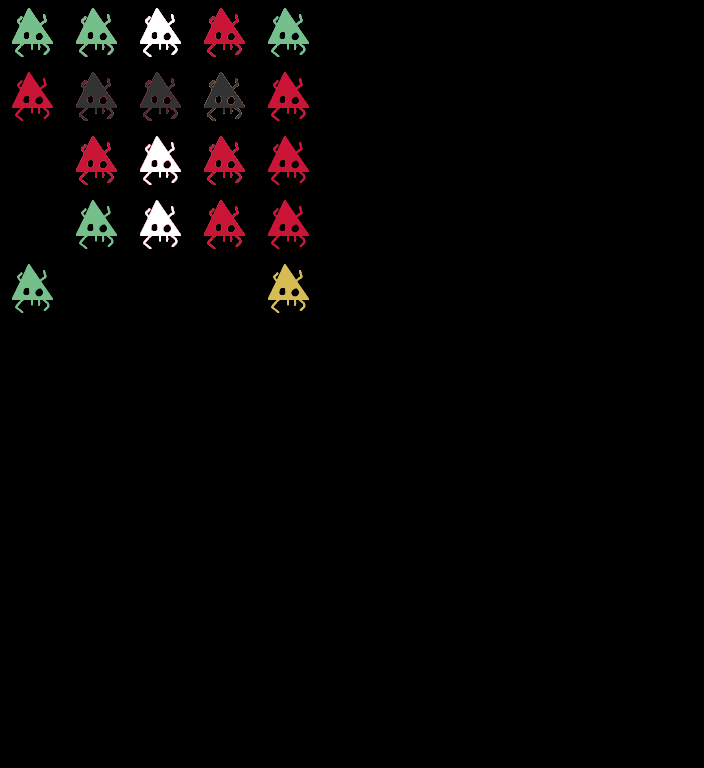

Tiled map render using the project's own tile images. Description and the whole map definition, tile-layer contents included, below:
An orthogonal 11x12 tile map with 64x64 px tiles, 21 tile layers (Level 0, Level 1, Level 2, Level 3, ...).

<map version="1.5" tiledversion="1.7.2" orientation="orthogonal" renderorder="right-down" width="11" height="12" tilewidth="64" tileheight="64" infinite="0" nextlayerid="43" nextobjectid="1">
 <editorsettings>
  <export target="../../../www/data/how-to-play/how-to-play-small.json" format="json" />
 </editorsettings>
 <properties>
  <property name="description" value="no description here" />
  <property name="sectionName" value="Generation 2" />
 </properties>
 <tileset firstgid="1" source="../tilesets/spadersTileset.tsx" />
 <layer id="30" name="Level 0" width="11" height="12">
  <properties>
   <property name="i" type="int" value="5" />
   <property name="j" type="int" value="7" />
   <property name="startI" type="int" value="0" />
   <property name="startJ" type="int" value="0" />
   <property name="tier" type="int" value="0" />
  </properties>
  <data encoding="csv">
0,1,1,1,0,0,0,0,0,0,0,
0,0,1,0,0,0,0,0,0,0,0,
0,0,0,0,0,0,0,0,0,0,0,
0,0,0,0,0,0,0,0,0,0,0,
0,0,0,0,0,0,0,0,0,0,0,
0,0,0,0,0,0,0,0,0,0,0,
0,0,0,0,0,0,0,0,0,0,0,
0,0,0,0,0,0,0,0,0,0,0,
0,0,0,0,0,0,0,0,0,0,0,
0,0,0,0,0,0,0,0,0,0,0,
0,0,0,0,0,0,0,0,0,0,0,
0,0,0,0,0,0,0,0,0,0,0
</data>
 </layer>
 <layer id="9" name="Level 1" width="11" height="12">
  <properties>
   <property name="i" type="int" value="5" />
   <property name="j" type="int" value="7" />
   <property name="startI" type="int" value="0" />
   <property name="startJ" type="int" value="0" />
   <property name="tier" type="int" value="0" />
  </properties>
  <data encoding="csv">
0,0,1,0,0,0,0,0,0,0,0,
0,1,2,1,0,0,0,0,0,0,0,
0,1,2,1,0,0,0,0,0,0,0,
0,0,1,0,0,0,0,0,0,0,0,
0,0,0,0,0,0,0,0,0,0,0,
0,0,0,0,0,0,0,0,0,0,0,
0,0,0,0,0,0,0,0,0,0,0,
0,0,0,0,0,0,0,0,0,0,0,
0,0,0,0,0,0,0,0,0,0,0,
0,0,0,0,0,0,0,0,0,0,0,
0,0,0,0,0,0,0,0,0,0,0,
0,0,0,0,0,0,0,0,0,0,0
</data>
 </layer>
 <layer id="24" name="Level 2" width="11" height="12">
  <properties>
   <property name="i" type="int" value="5" />
   <property name="j" type="int" value="7" />
   <property name="startI" type="int" value="0" />
   <property name="startJ" type="int" value="0" />
   <property name="tier" type="int" value="0" />
  </properties>
  <data encoding="csv">
1,1,1,1,1,0,0,0,0,0,0,
0,1,3,1,0,0,0,0,0,0,0,
0,0,1,0,0,0,0,0,0,0,0,
0,0,0,0,0,0,0,0,0,0,0,
0,0,0,0,0,0,0,0,0,0,0,
0,0,0,0,0,0,0,0,0,0,0,
0,0,0,0,0,0,0,0,0,0,0,
0,0,0,0,0,0,0,0,0,0,0,
0,0,0,0,0,0,0,0,0,0,0,
0,0,0,0,0,0,0,0,0,0,0,
0,0,0,0,0,0,0,0,0,0,0,
0,0,0,0,0,0,0,0,0,0,0
</data>
 </layer>
 <layer id="25" name="Level 3" width="11" height="12">
  <properties>
   <property name="i" type="int" value="5" />
   <property name="j" type="int" value="7" />
   <property name="startI" type="int" value="0" />
   <property name="startJ" type="int" value="0" />
   <property name="tier" type="int" value="0" />
  </properties>
  <data encoding="csv">
0,2,0,2,0,0,0,0,0,0,0,
2,2,2,9,2,0,0,0,0,0,0,
0,2,2,2,0,0,0,0,0,0,0,
0,0,2,0,0,0,0,0,0,0,0,
0,0,0,0,0,0,0,0,0,0,0,
0,0,0,0,0,0,0,0,0,0,0,
0,0,0,0,0,0,0,0,0,0,0,
0,0,0,0,0,0,0,0,0,0,0,
0,0,0,0,0,0,0,0,0,0,0,
0,0,0,0,0,0,0,0,0,0,0,
0,0,0,0,0,0,0,0,0,0,0,
0,0,0,0,0,0,0,0,0,0,0
</data>
 </layer>
 <layer id="23" name="Level 4" width="11" height="12">
  <properties>
   <property name="i" type="int" value="5" />
   <property name="j" type="int" value="7" />
   <property name="startI" type="int" value="0" />
   <property name="startJ" type="int" value="0" />
   <property name="tier" type="int" value="0" />
  </properties>
  <data encoding="csv">
3,0,0,0,4,0,0,0,0,0,0,
0,3,0,4,0,0,0,0,0,0,0,
0,0,4,0,0,0,0,0,0,0,0,
0,4,0,3,0,0,0,0,0,0,0,
4,0,0,0,3,0,0,0,0,0,0,
0,0,0,0,0,0,0,0,0,0,0,
0,0,0,0,0,0,0,0,0,0,0,
0,0,0,0,0,0,0,0,0,0,0,
0,0,0,0,0,0,0,0,0,0,0,
0,0,0,0,0,0,0,0,0,0,0,
0,0,0,0,0,0,0,0,0,0,0,
0,0,0,0,0,0,0,0,0,0,0
</data>
 </layer>
 <layer id="26" name="Level 5" width="11" height="12">
  <properties>
   <property name="i" type="int" value="5" />
   <property name="j" type="int" value="7" />
   <property name="startI" type="int" value="0" />
   <property name="startJ" type="int" value="0" />
   <property name="tier" type="int" value="0" />
  </properties>
  <data encoding="csv">
0,6,6,6,0,0,0,0,0,0,0,
0,6,6,6,0,0,0,0,0,0,0,
0,1,2,1,0,0,0,0,0,0,0,
0,0,1,0,0,0,0,0,0,0,0,
0,0,0,0,0,0,0,0,0,0,0,
0,0,0,0,0,0,0,0,0,0,0,
0,0,0,0,0,0,0,0,0,0,0,
0,0,0,0,0,0,0,0,0,0,0,
0,0,0,0,0,0,0,0,0,0,0,
0,0,0,0,0,0,0,0,0,0,0,
0,0,0,0,0,0,0,0,0,0,0,
0,0,0,0,0,0,0,0,0,0,0
</data>
 </layer>
 <layer id="27" name="Level 6" width="11" height="12">
  <properties>
   <property name="i" type="int" value="5" />
   <property name="j" type="int" value="7" />
   <property name="startI" type="int" value="0" />
   <property name="startJ" type="int" value="0" />
   <property name="tier" type="int" value="0" />
  </properties>
  <data encoding="csv">
4,4,2,2,0,0,0,0,0,0,0,
0,2,2,7,2,0,0,0,0,0,0,
0,2,2,2,2,0,0,0,0,0,0,
0,0,2,2,2,0,0,0,0,0,0,
0,0,0,0,0,0,0,0,0,0,0,
0,0,0,0,0,0,0,0,0,0,0,
0,0,0,0,0,0,0,0,0,0,0,
0,0,0,0,0,0,0,0,0,0,0,
0,0,0,0,0,0,0,0,0,0,0,
0,0,0,0,0,0,0,0,0,0,0,
0,0,0,0,0,0,0,0,0,0,0,
0,0,0,0,0,0,0,0,0,0,0
</data>
 </layer>
 <layer id="28" name="Level 7" width="11" height="12">
  <properties>
   <property name="i" type="int" value="5" />
   <property name="j" type="int" value="7" />
   <property name="startI" type="int" value="0" />
   <property name="startJ" type="int" value="0" />
   <property name="tier" type="int" value="0" />
  </properties>
  <data encoding="csv">
0,0,9,0,0,0,0,0,0,0,0,
0,0,10,0,0,0,0,0,0,0,0,
0,0,9,0,0,0,0,0,0,0,0,
0,0,0,0,0,0,0,0,0,0,0,
0,0,0,0,0,0,0,0,0,0,0,
0,0,0,0,0,0,0,0,0,0,0,
0,0,0,0,0,0,0,0,0,0,0,
0,0,0,0,0,0,0,0,0,0,0,
0,0,0,0,0,0,0,0,0,0,0,
0,0,0,0,0,0,0,0,0,0,0,
0,0,0,0,0,0,0,0,0,0,0,
0,0,0,0,0,0,0,0,0,0,0
</data>
 </layer>
 <layer id="29" name="Level 8" width="11" height="12">
  <properties>
   <property name="i" type="int" value="5" />
   <property name="j" type="int" value="7" />
   <property name="startI" type="int" value="0" />
   <property name="startJ" type="int" value="0" />
   <property name="tier" type="int" value="0" />
  </properties>
  <data encoding="csv">
0,0,9,0,0,0,0,0,0,0,0,
0,10,0,10,0,0,0,0,0,0,0,
0,0,0,0,0,0,0,0,0,0,0,
0,0,9,0,0,0,0,0,0,0,0,
0,0,0,0,0,0,0,0,0,0,0,
0,0,0,0,0,0,0,0,0,0,0,
0,0,0,0,0,0,0,0,0,0,0,
0,0,0,0,0,0,0,0,0,0,0,
0,0,0,0,0,0,0,0,0,0,0,
0,0,0,0,0,0,0,0,0,0,0,
0,0,0,0,0,0,0,0,0,0,0,
0,0,0,0,0,0,0,0,0,0,0
</data>
 </layer>
 <layer id="39" name="Copy of Level 0" width="11" height="12">
  <properties>
   <property name="i" type="int" value="5" />
   <property name="j" type="int" value="7" />
   <property name="startI" type="int" value="0" />
   <property name="startJ" type="int" value="0" />
   <property name="tier" type="int" value="0" />
  </properties>
  <data encoding="csv">
0,1,1,1,0,0,0,0,0,0,0,
0,0,1,0,0,0,0,0,0,0,0,
0,0,0,0,0,0,0,0,0,0,0,
0,0,0,0,0,0,0,0,0,0,0,
0,0,0,0,0,0,0,0,0,0,0,
0,0,0,0,0,0,0,0,0,0,0,
0,0,0,0,0,0,0,0,0,0,0,
0,0,0,0,0,0,0,0,0,0,0,
0,0,0,0,0,0,0,0,0,0,0,
0,0,0,0,0,0,0,0,0,0,0,
0,0,0,0,0,0,0,0,0,0,0,
0,0,0,0,0,0,0,0,0,0,0
</data>
 </layer>
 <layer id="38" name="Copy of Level 1" width="11" height="12">
  <properties>
   <property name="i" type="int" value="5" />
   <property name="j" type="int" value="7" />
   <property name="startI" type="int" value="0" />
   <property name="startJ" type="int" value="0" />
   <property name="tier" type="int" value="0" />
  </properties>
  <data encoding="csv">
0,0,1,0,0,0,0,0,0,0,0,
0,1,2,1,0,0,0,0,0,0,0,
0,1,2,1,0,0,0,0,0,0,0,
0,0,1,0,0,0,0,0,0,0,0,
0,0,0,0,0,0,0,0,0,0,0,
0,0,0,0,0,0,0,0,0,0,0,
0,0,0,0,0,0,0,0,0,0,0,
0,0,0,0,0,0,0,0,0,0,0,
0,0,0,0,0,0,0,0,0,0,0,
0,0,0,0,0,0,0,0,0,0,0,
0,0,0,0,0,0,0,0,0,0,0,
0,0,0,0,0,0,0,0,0,0,0
</data>
 </layer>
 <layer id="37" name="Copy of Level 2" width="11" height="12">
  <properties>
   <property name="i" type="int" value="5" />
   <property name="j" type="int" value="7" />
   <property name="startI" type="int" value="0" />
   <property name="startJ" type="int" value="0" />
   <property name="tier" type="int" value="0" />
  </properties>
  <data encoding="csv">
1,1,1,1,1,0,0,0,0,0,0,
0,1,3,1,0,0,0,0,0,0,0,
0,0,1,0,0,0,0,0,0,0,0,
0,0,0,0,0,0,0,0,0,0,0,
0,0,0,0,0,0,0,0,0,0,0,
0,0,0,0,0,0,0,0,0,0,0,
0,0,0,0,0,0,0,0,0,0,0,
0,0,0,0,0,0,0,0,0,0,0,
0,0,0,0,0,0,0,0,0,0,0,
0,0,0,0,0,0,0,0,0,0,0,
0,0,0,0,0,0,0,0,0,0,0,
0,0,0,0,0,0,0,0,0,0,0
</data>
 </layer>
 <layer id="36" name="Copy of Level 3" width="11" height="12">
  <properties>
   <property name="i" type="int" value="5" />
   <property name="j" type="int" value="7" />
   <property name="startI" type="int" value="0" />
   <property name="startJ" type="int" value="0" />
   <property name="tier" type="int" value="0" />
  </properties>
  <data encoding="csv">
0,2,0,2,0,0,0,0,0,0,0,
2,2,2,9,2,0,0,0,0,0,0,
0,2,2,2,0,0,0,0,0,0,0,
0,0,2,0,0,0,0,0,0,0,0,
0,0,0,0,0,0,0,0,0,0,0,
0,0,0,0,0,0,0,0,0,0,0,
0,0,0,0,0,0,0,0,0,0,0,
0,0,0,0,0,0,0,0,0,0,0,
0,0,0,0,0,0,0,0,0,0,0,
0,0,0,0,0,0,0,0,0,0,0,
0,0,0,0,0,0,0,0,0,0,0,
0,0,0,0,0,0,0,0,0,0,0
</data>
 </layer>
 <layer id="35" name="Copy of Level 4" width="11" height="12">
  <properties>
   <property name="i" type="int" value="5" />
   <property name="j" type="int" value="7" />
   <property name="startI" type="int" value="0" />
   <property name="startJ" type="int" value="0" />
   <property name="tier" type="int" value="0" />
  </properties>
  <data encoding="csv">
3,0,0,0,4,0,0,0,0,0,0,
0,3,0,4,0,0,0,0,0,0,0,
0,0,4,0,0,0,0,0,0,0,0,
0,4,0,3,0,0,0,0,0,0,0,
4,0,0,0,3,0,0,0,0,0,0,
0,0,0,0,0,0,0,0,0,0,0,
0,0,0,0,0,0,0,0,0,0,0,
0,0,0,0,0,0,0,0,0,0,0,
0,0,0,0,0,0,0,0,0,0,0,
0,0,0,0,0,0,0,0,0,0,0,
0,0,0,0,0,0,0,0,0,0,0,
0,0,0,0,0,0,0,0,0,0,0
</data>
 </layer>
 <layer id="34" name="Copy of Level 5" width="11" height="12">
  <properties>
   <property name="i" type="int" value="5" />
   <property name="j" type="int" value="7" />
   <property name="startI" type="int" value="0" />
   <property name="startJ" type="int" value="0" />
   <property name="tier" type="int" value="0" />
  </properties>
  <data encoding="csv">
0,6,6,6,0,0,0,0,0,0,0,
0,6,6,6,0,0,0,0,0,0,0,
0,1,2,1,0,0,0,0,0,0,0,
0,0,1,0,0,0,0,0,0,0,0,
0,0,0,0,0,0,0,0,0,0,0,
0,0,0,0,0,0,0,0,0,0,0,
0,0,0,0,0,0,0,0,0,0,0,
0,0,0,0,0,0,0,0,0,0,0,
0,0,0,0,0,0,0,0,0,0,0,
0,0,0,0,0,0,0,0,0,0,0,
0,0,0,0,0,0,0,0,0,0,0,
0,0,0,0,0,0,0,0,0,0,0
</data>
 </layer>
 <layer id="33" name="Copy of Level 6" width="11" height="12">
  <properties>
   <property name="i" type="int" value="5" />
   <property name="j" type="int" value="7" />
   <property name="startI" type="int" value="0" />
   <property name="startJ" type="int" value="0" />
   <property name="tier" type="int" value="0" />
  </properties>
  <data encoding="csv">
4,4,2,2,0,0,0,0,0,0,0,
0,2,2,7,2,0,0,0,0,0,0,
0,2,2,2,2,0,0,0,0,0,0,
0,0,2,2,2,0,0,0,0,0,0,
0,0,0,0,0,0,0,0,0,0,0,
0,0,0,0,0,0,0,0,0,0,0,
0,0,0,0,0,0,0,0,0,0,0,
0,0,0,0,0,0,0,0,0,0,0,
0,0,0,0,0,0,0,0,0,0,0,
0,0,0,0,0,0,0,0,0,0,0,
0,0,0,0,0,0,0,0,0,0,0,
0,0,0,0,0,0,0,0,0,0,0
</data>
 </layer>
 <layer id="32" name="Copy of Level 7" width="11" height="12">
  <properties>
   <property name="i" type="int" value="5" />
   <property name="j" type="int" value="7" />
   <property name="startI" type="int" value="0" />
   <property name="startJ" type="int" value="0" />
   <property name="tier" type="int" value="0" />
  </properties>
  <data encoding="csv">
0,0,9,0,0,0,0,0,0,0,0,
0,0,10,0,0,0,0,0,0,0,0,
0,0,9,0,0,0,0,0,0,0,0,
0,0,0,0,0,0,0,0,0,0,0,
0,0,0,0,0,0,0,0,0,0,0,
0,0,0,0,0,0,0,0,0,0,0,
0,0,0,0,0,0,0,0,0,0,0,
0,0,0,0,0,0,0,0,0,0,0,
0,0,0,0,0,0,0,0,0,0,0,
0,0,0,0,0,0,0,0,0,0,0,
0,0,0,0,0,0,0,0,0,0,0,
0,0,0,0,0,0,0,0,0,0,0
</data>
 </layer>
 <layer id="31" name="Copy of Level 8" width="11" height="12">
  <properties>
   <property name="i" type="int" value="5" />
   <property name="j" type="int" value="7" />
   <property name="startI" type="int" value="0" />
   <property name="startJ" type="int" value="0" />
   <property name="tier" type="int" value="0" />
  </properties>
  <data encoding="csv">
0,0,9,0,0,0,0,0,0,0,0,
0,10,0,10,0,0,0,0,0,0,0,
0,0,0,0,0,0,0,0,0,0,0,
0,0,9,0,0,0,0,0,0,0,0,
0,0,0,0,0,0,0,0,0,0,0,
0,0,0,0,0,0,0,0,0,0,0,
0,0,0,0,0,0,0,0,0,0,0,
0,0,0,0,0,0,0,0,0,0,0,
0,0,0,0,0,0,0,0,0,0,0,
0,0,0,0,0,0,0,0,0,0,0,
0,0,0,0,0,0,0,0,0,0,0,
0,0,0,0,0,0,0,0,0,0,0
</data>
 </layer>
 <layer id="42" name="Copy of Copy of Level 6" width="11" height="12">
  <properties>
   <property name="i" type="int" value="5" />
   <property name="j" type="int" value="7" />
   <property name="startI" type="int" value="0" />
   <property name="startJ" type="int" value="0" />
   <property name="tier" type="int" value="0" />
  </properties>
  <data encoding="csv">
4,4,2,2,0,0,0,0,0,0,0,
0,2,2,7,2,0,0,0,0,0,0,
0,2,2,2,2,0,0,0,0,0,0,
0,0,2,2,2,0,0,0,0,0,0,
0,0,0,0,0,0,0,0,0,0,0,
0,0,0,0,0,0,0,0,0,0,0,
0,0,0,0,0,0,0,0,0,0,0,
0,0,0,0,0,0,0,0,0,0,0,
0,0,0,0,0,0,0,0,0,0,0,
0,0,0,0,0,0,0,0,0,0,0,
0,0,0,0,0,0,0,0,0,0,0,
0,0,0,0,0,0,0,0,0,0,0
</data>
 </layer>
 <layer id="41" name="Copy of Copy of Level 7" width="11" height="12">
  <properties>
   <property name="i" type="int" value="5" />
   <property name="j" type="int" value="7" />
   <property name="startI" type="int" value="0" />
   <property name="startJ" type="int" value="0" />
   <property name="tier" type="int" value="0" />
  </properties>
  <data encoding="csv">
0,0,9,0,0,0,0,0,0,0,0,
0,0,10,0,0,0,0,0,0,0,0,
0,0,9,0,0,0,0,0,0,0,0,
0,0,0,0,0,0,0,0,0,0,0,
0,0,0,0,0,0,0,0,0,0,0,
0,0,0,0,0,0,0,0,0,0,0,
0,0,0,0,0,0,0,0,0,0,0,
0,0,0,0,0,0,0,0,0,0,0,
0,0,0,0,0,0,0,0,0,0,0,
0,0,0,0,0,0,0,0,0,0,0,
0,0,0,0,0,0,0,0,0,0,0,
0,0,0,0,0,0,0,0,0,0,0
</data>
 </layer>
 <layer id="40" name="Copy of Copy of Level 8" width="11" height="12">
  <properties>
   <property name="i" type="int" value="5" />
   <property name="j" type="int" value="7" />
   <property name="startI" type="int" value="0" />
   <property name="startJ" type="int" value="0" />
   <property name="tier" type="int" value="0" />
  </properties>
  <data encoding="csv">
0,0,9,0,0,0,0,0,0,0,0,
0,10,0,10,0,0,0,0,0,0,0,
0,0,0,0,0,0,0,0,0,0,0,
0,0,9,0,0,0,0,0,0,0,0,
0,0,0,0,0,0,0,0,0,0,0,
0,0,0,0,0,0,0,0,0,0,0,
0,0,0,0,0,0,0,0,0,0,0,
0,0,0,0,0,0,0,0,0,0,0,
0,0,0,0,0,0,0,0,0,0,0,
0,0,0,0,0,0,0,0,0,0,0,
0,0,0,0,0,0,0,0,0,0,0,
0,0,0,0,0,0,0,0,0,0,0
</data>
 </layer>
</map>
